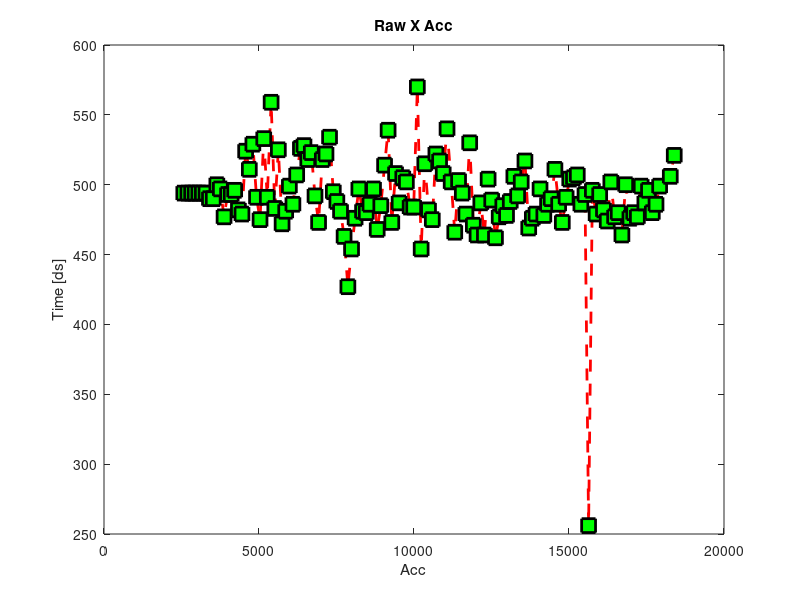
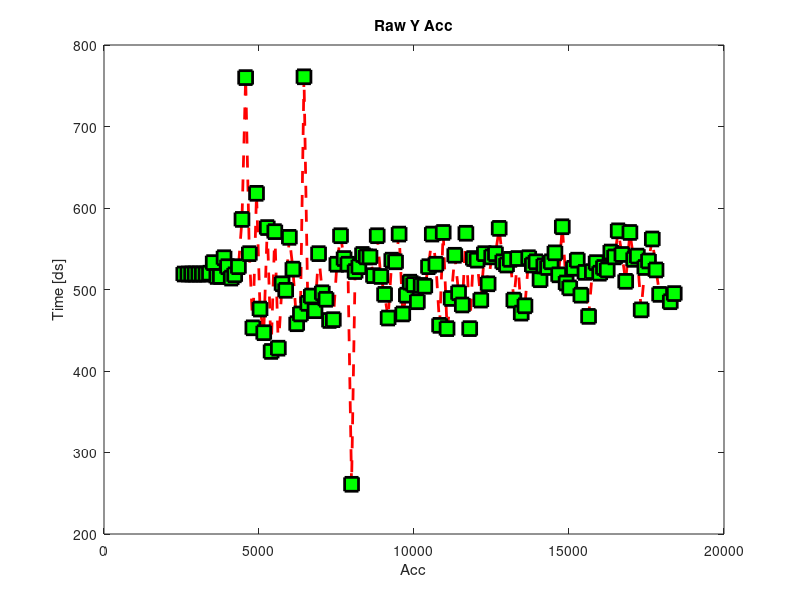
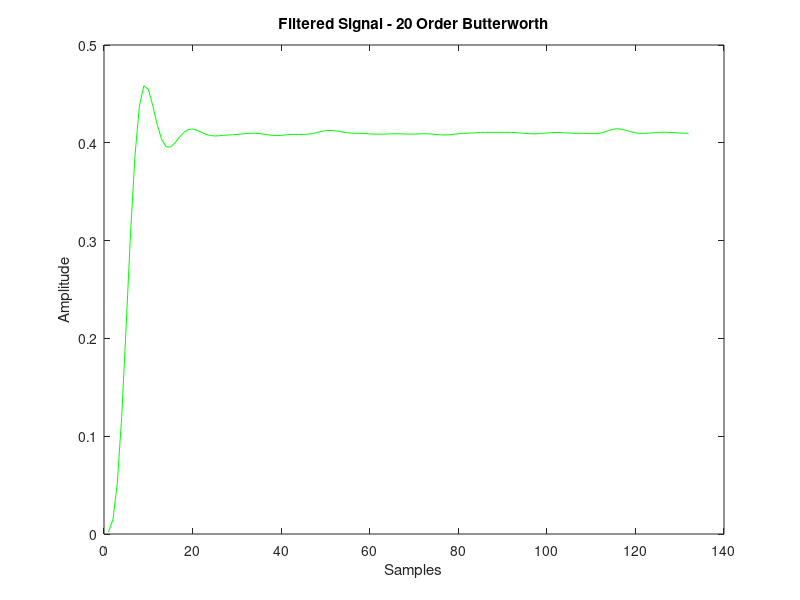
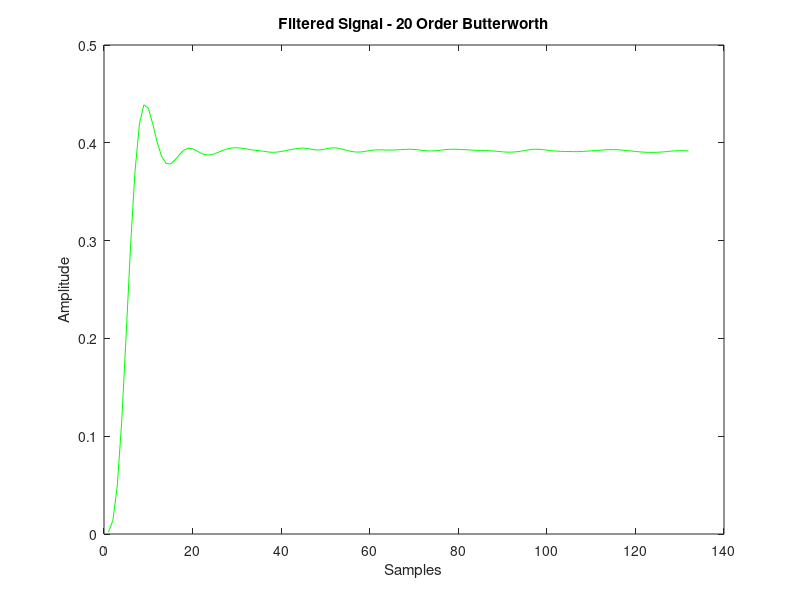

Here is the MATLAB script that generated these plots, in order:
%% Thor - FormulaSAE
% - Data acquisition
% - Filtering
% - Angle Estimation from acc values TODO

%% Variable declaration

xRawMin = 416;
xRawMax = 250;
 
yRawMin = 400;
yRawMax = 268;
 
zRawMin = 401;
zRawMax = 269;

fid = fopen('DATA0001.csv');
M = textscan(fid,'%f%f%s','delimiter',',');
disp('Data acquisition completed.');
fclose(fid);

%Time M{1}; % Values M{2}; % Type M{3};

numberOfSamples = size(M{1},1);
% Detect acc type
contX = 1;
contY = 1;
contZ = 1;
for i=1:numberOfSamples
    % Save Xaxis' values
    if strcmp(M{3}(i,1),'ACC1X')
        accXIndex(1,contX)=i;
        contX = contX+1;
        %M{3}(i,1)
    end
    
    % Save Yaxis' values
    if strcmp(M{3}(i,1),'ACC1Y')
        accYIndex(1,contY)=i;
        contY= contY+1;
        %M{3}(i,1)
    end
    
    % Save Zaxis' values
    if strcmp(M{3}(i,1),'ACC1Z')
        accZIndex(1,contZ)=i;
        contZ = contZ + 1;
        %M{3}(i,1)
    end
end
numberOfAccSamples = size(accXIndex,2);
disp('Number of samples');
numberOfAccSamples

for j=1:(numberOfAccSamples-1)
    accXRaw(1,j) = M{2}(accXIndex(1,j),1);
    accYRaw(1,j) = M{2}(accYIndex(1,j),1);
    accZRaw(1,j) = M{2}(accZIndex(1,j),1);
    time(1,j) = M{1}(accXIndex(1,j),1);
end

disp('Press X, to plot Raw values');
pause();
%% Plot Raw Values

% X Axis
figure(1)
plot(time,accXRaw,'--rs','LineWidth',2,...
                'MarkerEdgeColor','k',...
                'MarkerFaceColor','g',...
                'MarkerSize',10);
title('Raw X Acc');
xlabel('Acc');
ylabel('Time [ds]');

% Y Axis
figure;
plot(time,accYRaw,'--rs','LineWidth',2,...
                'MarkerEdgeColor','k',...
                'MarkerFaceColor','g',...
                'MarkerSize',10);
title('Raw Y Acc');
xlabel('Acc');
ylabel('Time [ds]');

% Z Axis
figure;
plot(time,accZRaw,'--rs','LineWidth',2,...
                'MarkerEdgeColor','k',...
                'MarkerFaceColor','g',...
                'MarkerSize',10);
title('Raw Z Acc');
xlabel('Acc');
ylabel('Time [ds]');


disp('Press X, to convert Raw values in Acceleration values in G');
pause();
%% Convert to real acceleration

% X Axis
for i=1:numberOfAccSamples-1
    accReal(1,i)=(accXRaw(1,i) - xRawMin) * (xRawMax - xRawMin) / (1000 + 1000) + xRawMin;
    accReal(1,i)=accReal(1,i)/1000;
end

% Y Axis
for i=1:numberOfAccSamples-1
    accReal(2,i)=(accYRaw(1,i) - yRawMin) * (yRawMax - yRawMin) / (1000 + 1000) + yRawMin;
    accReal(2,i)=accReal(2,i)/1000;
end

% Z Axis
for i=1:numberOfAccSamples-1
    accReal(3,i)=(accZRaw(1,i) - zRawMin) * (zRawMax - zRawMin) / (1000 + 1000) + zRawMin;
    accReal(3,i)=accReal(3,i)/1000;
end
plot(time,accReal(1,:),'--rs','LineWidth',2,...
                'MarkerEdgeColor','k',...
                'MarkerFaceColor','g',...
                'MarkerSize',10);
title('X Acc');
xlabel('Acc');
ylabel('Time [ds]');
figure
plot(time,accReal(2,:),'--rs','LineWidth',2,...
                'MarkerEdgeColor','k',...
                'MarkerFaceColor','g',...
                'MarkerSize',10);
figure
plot(time,accReal(3,:),'--rs','LineWidth',2,...
                'MarkerEdgeColor','k',...
                'MarkerFaceColor','g',...
                'MarkerSize',10);
            
            
disp('Press X for spectral analysis');
pause();
%% Spectral analysis

% Plots magnitude spectrum of the signal

% X Axis
mags(1,:)=abs(fft(accReal(1,:)));
% figure(3)
% plot(X_mags);
% xlabel('DFT Bins');
% ylabel('Magnitude');

% Plots first half of DFT (normalized frequency)
figure(3)
num_bins = length(mags(1,:));
% plot([0:1/(num_bins/2 -1):1],X_mags(1:num_bins/2))
% xlabel('Normalized frequency [\pi rads/samples]');
% ylabel('Magnitude');

% Y Axis
mags(2,:)=abs(fft(accReal(2,:)));
% figure(3)
% plot(X_mags);
% xlabel('DFT Bins');
% ylabel('Magnitude');

% Plots first half of DFT (normalized frequency)
figure(4)
num_bins = length(mags(2,:));
% plot([0:1/(num_bins/2 -1):1],X_mags(1:num_bins/2))
% xlabel('Normalized frequency [\pi rads/samples]');
% ylabel('Magnitude');

% Z Axis
mags(3,:)=abs(fft(accReal(3,:)));
% figure(3)
% plot(X_mags);
% xlabel('DFT Bins');
% ylabel('Magnitude');

% Plots first half of DFT (normalized frequency)
figure(5)
num_bins = length(mags(3,:));
% plot([0:1/(num_bins/2 -1):1],X_mags(1:num_bins/2))
% xlabel('Normalized frequency [\pi rads/samples]');
% ylabel('Magnitude');


%% Filter Design 1
disp('Filter design 1 butterworth 3th order cf:4 Hz ');
% Designs a third order butterworth filter 
% plots frequency response (normalized frequency)
[b a] = butter(3,0.10,'low');
H = freqz(b,a,floor(num_bins/2));
figure
hold on
plot([0:1/(num_bins/2 -1):1], abs(H), 'r');
title('Cutting frequency');

% Filters the signal X
Accfiltered(1,:) = filter(b,a,accReal(1,:));
Accfiltered(2,:) = filter(b,a,accReal(2,:));
Accfiltered(3,:) = filter(b,a,accReal(3,:));

% Plots the filtered signal
figure(3)
plot(Accfiltered(1,:),'r')
title('Filtered Signal - Second Order Butterworth');
xlabel('Samples');
ylabel('Amplitude');

% Plots the filtered signal
figure(4)
plot(Accfiltered(2,:),'r')
title('Filtered Signal - Second Order Butterworth');
xlabel('Samples');
ylabel('Amplitude');

% Plots the filtered signal
figure(5)
plot(Accfiltered(3,:),'r')
title('Filtered Signal - Second Order Butterworth');
xlabel('Samples');
ylabel('Amplitude');

disp('Press X');
pause();
%% Filter Design 2 

disp('Filter design 2 butterworth 3th order cf: 15HZ');
% Redesign the filter using a different cutting freq
[b2 a2] = butter(3,0.15,'low');
% Plots the magnitude spectrum and compare with lower order
H2 = freqz(b2,a2,floor(num_bins/2));
figure;
hold on
plot([0:1/(num_bins/2 -1):1], abs(H2), 'r');
%filter the noisy signal
Accfiltered2(1,:) = filter(b2,a2,accReal(1,:));
Accfiltered2(2,:) = filter(b2,a2,accReal(2,:));
Accfiltered2(3,:) = filter(b2,a2,accReal(3,:));


% X Axis
figure(3)
plot(Accfiltered2(1,:),'g');
title('Filtered Signal - 20 Order Butterworth');
xlabel('Samples');
ylabel('Amplitude');

% Y Axis
figure(4)
plot(Accfiltered2(2,:),'g');
title('Filtered Signal - 20 Order Butterworth');
xlabel('Samples');
ylabel('Amplitude');

% Z Axis
figure(5)
plot(Accfiltered2(3,:),'g');
title('Filtered Signal - 20 Order Butterworth');
xlabel('Samples');
ylabel('Amplitude');

disp('Press X');
pause();
%% Filter Design 3 

% Redesign the filter using a different cutting freq
[b3 a3] = butter(4,0.2,'low');
% Plots the magnitude spectrum and compare with lower order
H2 = freqz(b2,a2,floor(num_bins/2));
figure;
hold on
plot([0:1/(num_bins/2 -1):1], abs(H2), 'r');
%filter the noisy signal
Accfiltered3(1,:) = filter(b3,a3,accReal(1,:));
Accfiltered3(2,:) = filter(b3,a3,accReal(2,:));
Accfiltered3(3,:) = filter(b3,a3,accReal(3,:));

% X Axis
figure(3)
plot(Accfiltered3(1,:),'g');
title('Filtered Signal - 20 Order Butterworth');
xlabel('Samples');
ylabel('Amplitude');

% X Axis
figure(4)
plot(Accfiltered3(2,:),'g');
title('Filtered Signal - 20 Order Butterworth');
xlabel('Samples');
ylabel('Amplitude');

% Z Axis
figure(5)
plot(Accfiltered3(3,:),'g');
title('Filtered Signal - 20 Order Butterworth');
xlabel('Samples');
ylabel('Amplitude');

disp('Press X');
pause();
%% Comparison between filters: Digital Arduino Vs Matlab

figure(7)
% Plots Raw acc data
plot(time,accReal(1,:),'k');
hold on
% Arduino digital filter
%plot(dat.time,dat.y,'b','LineWidth',2);
%hold on
% Matlab filter
plot(time,Accfiltered(1,:),'r','LineWidth',2);
hold on
% Plots cF = 0.10 Matlab filtered, order 3
plot(time,Accfiltered2(1,:),'g-','LineWidth',2);
hold on
% Plots cf = 0.3 Matlab filtered order 30
plot(time,Accfiltered3(1,:),'c-','LineWidth',2);
title('Filter Comparison');
xlabel('Samples [us]');
ylabel('Amplitude [m*s^-2]');
grid on
grid minor

disp('Filtered values are stored in Accfiltered3(i,:) for i=1=xAxis, i=2=yAxis, i=3=zAxis');


